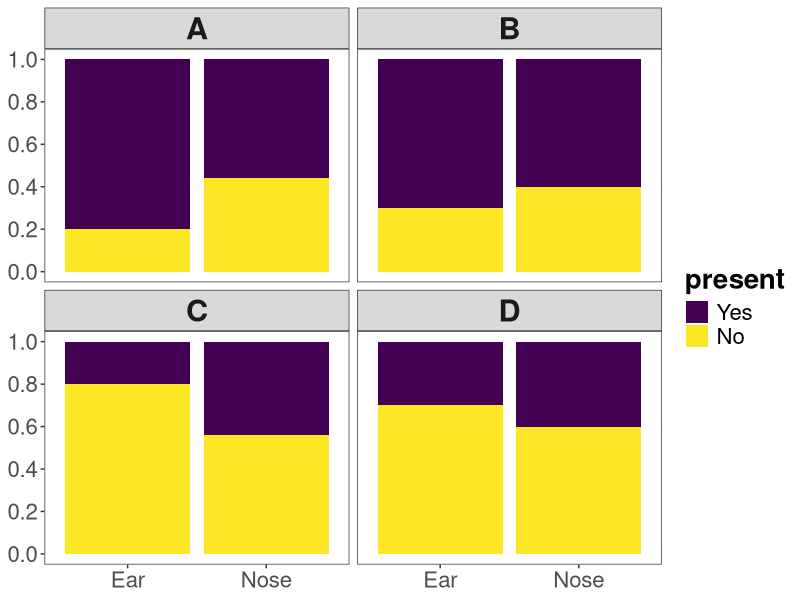
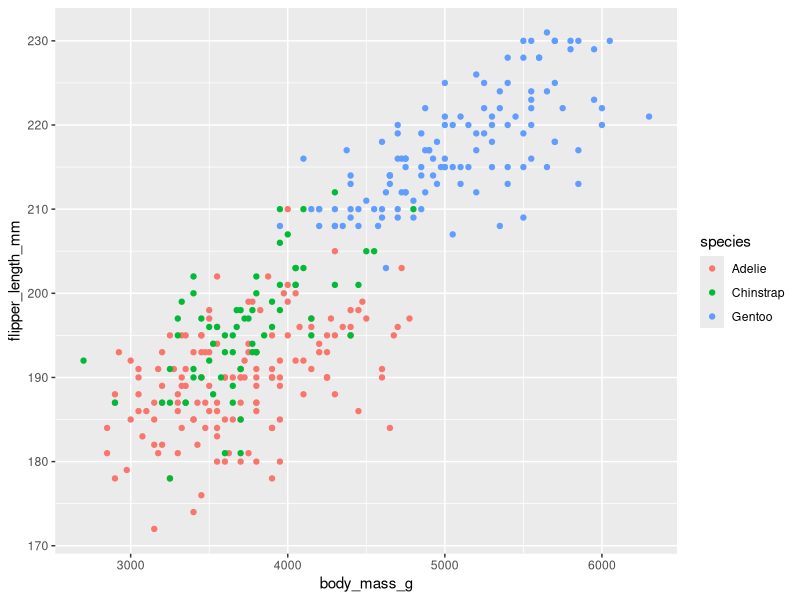

Write R code to recreate these figures, in order.
## ---- chunk 1
library(dplyr)
library(ggplot2)
library(cowplot)
library(knitr)
library(kableExtra)


df1 <- data.frame(body_part = rep(c("Ear", "Nose"), each = 50),
                  present = factor(rep(c("Yes", "No", "Yes", "No"), 
                                       c(40, 10, 28, 22)),
                                   levels = c("Yes", "No")))

# knitr::kable()

# knitr::kable(table(df1), format = "pipe")


table(df1) |> 
    kable(table.attr = 'data-quarto-disable-processing="true"') |>
    kable_styling(bootstrap_options = c("basic", "hover"), 
                  full_width = FALSE)

## ---- chunk 2

df2 <- data.frame(body_part = rep(c("Ear", "Nose"), each = 50),
                  present = factor(rep(c("Yes", "No", "Yes", "No"), 
                                       c(35, 15, 30, 20)),
                                   levels = c("Yes", "No")))

df3 <- data.frame(body_part = rep(c("Ear", "Nose"), each = 50),
                  present = factor(rep(c("No", "Yes", "No", "Yes"), 
                                       c(40, 10, 28, 22)),
                                   levels = c("Yes", "No")))

df4 <- data.frame(body_part = rep(c("Ear", "Nose"), each = 50),
                  present = factor(rep(c("No", "Yes", "No", "Yes"), 
                                       c(35, 15, 30, 20)),
                     levels = c("Yes", "No")))

dfAll <- rbind(cbind(g = "A", df1),
               cbind(g = "B", df2),
               cbind(g = "C", df3),
               cbind(g = "D", df4))
dfAll$g <- as.factor(dfAll$g)


ggplot(data = dfAll, aes(x = body_part, fill = present)) +
    geom_bar(position = "fill") +
    facet_wrap(vars(g)) +
    scale_fill_viridis_d() +
    theme_bw() +
    scale_y_continuous(breaks = seq(0, 1, 0.2)) +
    theme(axis.text = element_text(size = 16),
          # axis.ticks.y.left = element_line(),
          strip.text = element_text(size = 22, face = "bold"),
          legend.text = element_text(size = 16),
          axis.title = element_blank(),
          panel.grid = element_blank(),
          title = element_text(size = 20, face = "bold"))
## ---- chunk 3

library(palmerpenguins)

ggplot(penguins, aes(x = body_mass_g, y = flipper_length_mm,
                     color = species)) +
    geom_point()
